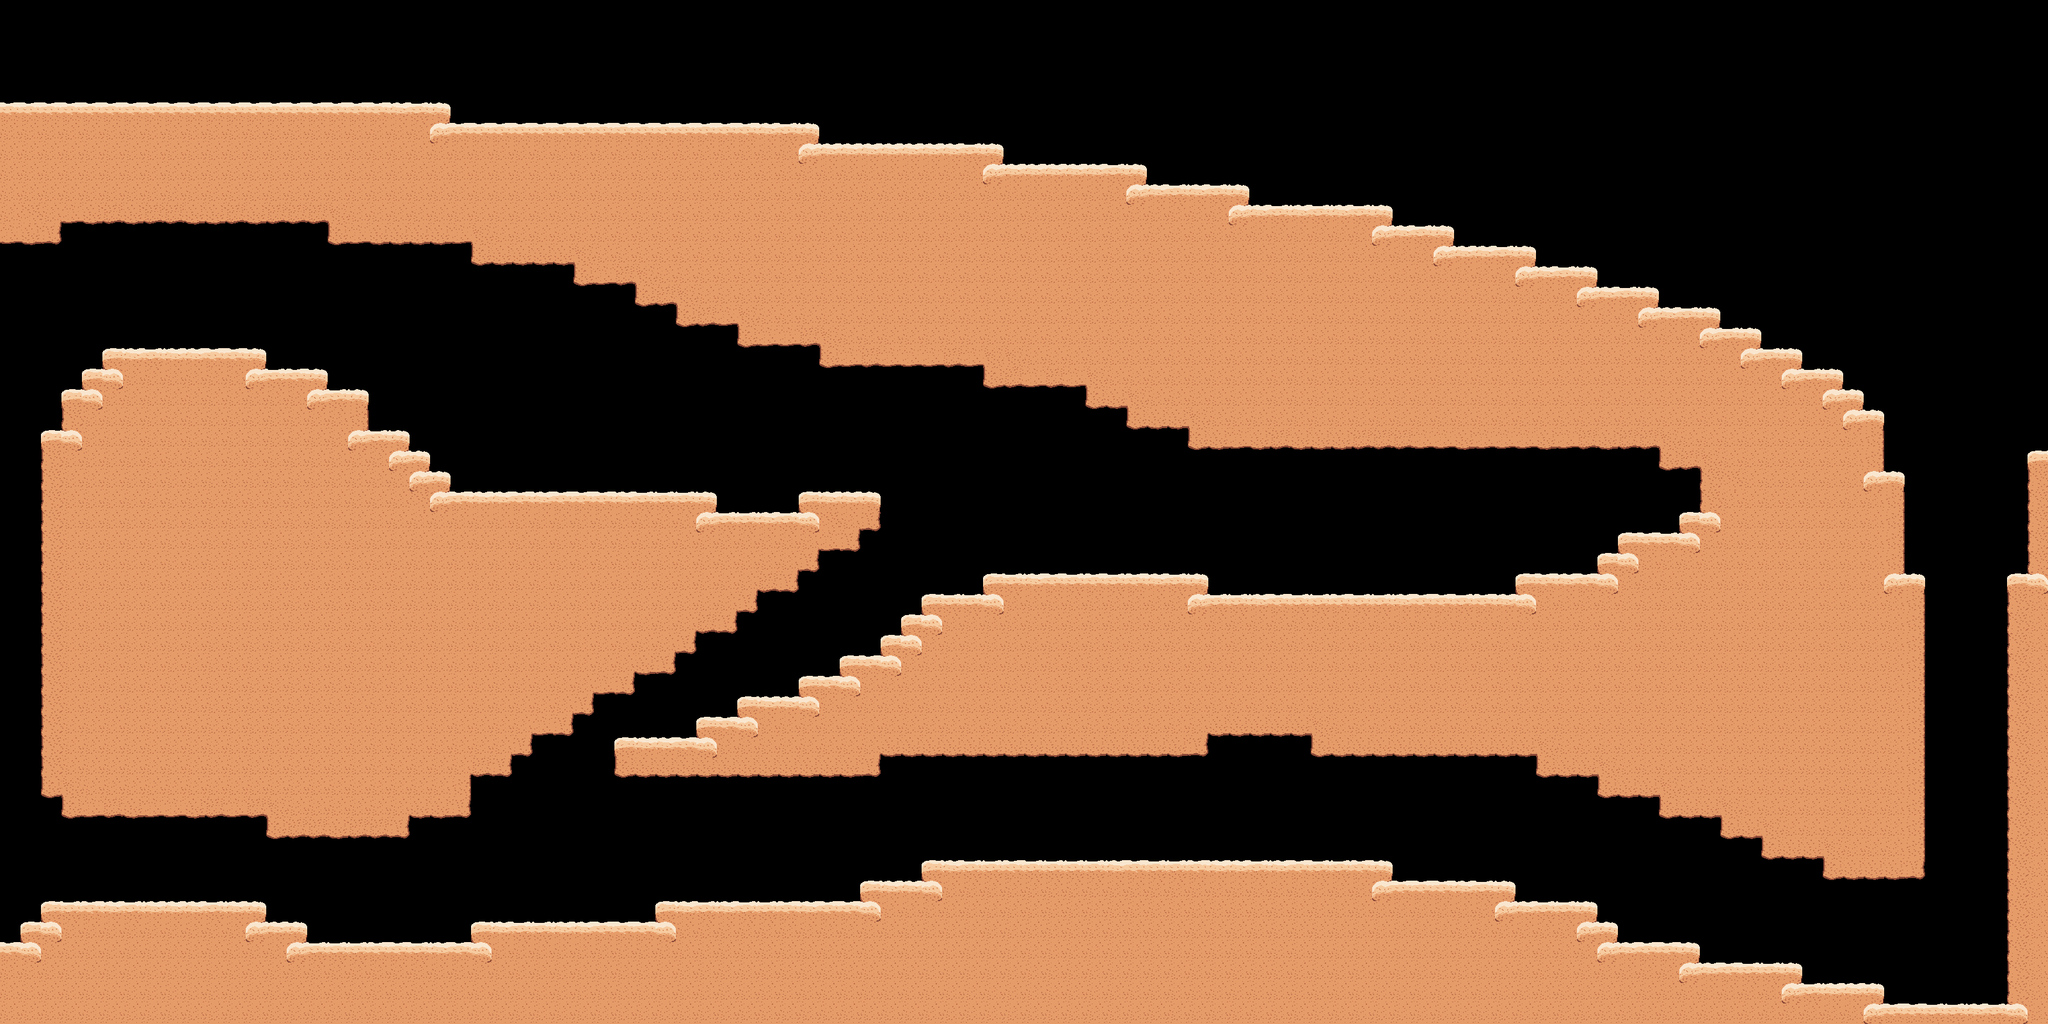

Tiled map render using the project's own tile images. Description and the map definition, with tile-layer contents summarised, below:
An orthogonal 100x50 tile map with 32x32 px tiles, 1 tile layer (ground).

<map version="1.10" tiledversion="1.10.2" orientation="orthogonal" renderorder="right-down" width="100" height="50" tilewidth="32" tileheight="32" infinite="0" nextlayerid="2" nextobjectid="1">
 <tileset firstgid="1" source="../tsx/tileset_underwater_sand.tsx" />
 <layer id="1" name="ground" width="100" height="50">
  <data>[5000 cells, 2629 non-empty, 19 distinct tile ids]</data>
 </layer>
</map>